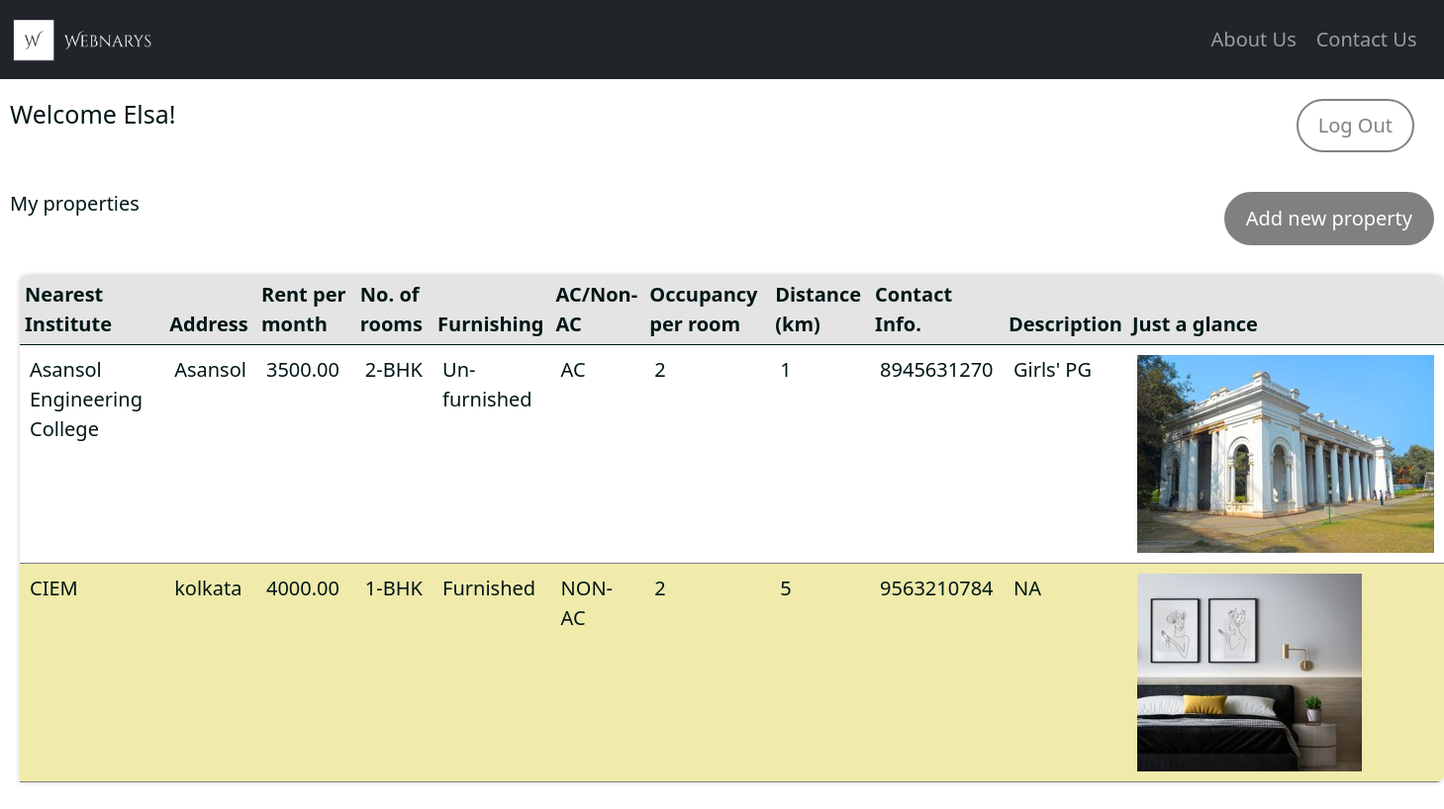
The page /listings/ (signed in) on the database its author committed.
### home/models.py (models this page shows, shortened)
class Vendor(models.Model):
    name = models.CharField(max_length=255)
    created_at = models.DateTimeField(auto_now_add=True)
    created_by = models.OneToOneField(User,related_name='vendor',on_delete=models.CASCADE)

class Property(models.Model):
    vendor=models.ForeignKey(Vendor,related_name='properties', on_delete=models.CASCADE)
    institute_name=models.CharField(max_length=255)
    address=models.CharField(max_length=255)
    rent=models.DecimalField(max_digits=10,decimal_places=2)
    date_added=models.DateTimeField(auto_now_add=True)
    air=(('AC',"AC"),('NON-AC',"NON-AC"))
    furnish=(('Furnished',"Furnished"),('Un-furnished',"Un-furnished"))
    room=(('1-BHK',"1-BHK"),('2-BHK',"2-BHK"),('3-BHK',"3-BHK"))
    rooms=models.CharField(max_length=10,choices=room,default="1-BHK")
    furnishing=models.CharField(max_length=15,choices=furnish,default="Un-furnished")
    conditioning=models.CharField(max_length=10,choices=air,default="NON-AC")
    image=models.ImageField(upload_to='uploads/',blank=True,null=True)
    thumbnail=models.ImageField(upload_to='uploads/',blank=True,null=True)
    description=models.TextField(max_length=100,help_text="Want to write more about your property?",default="NA")
    occupancy=models.IntegerField(default=0,help_text="Enter occupancy per room")
    phone=models.IntegerField(default=0)
    distance=models.IntegerField(default=0)
    class Meta:
        ordering=['-date_added']
    def get_thumbnail(self):
        if self.thumbnail:
            return self.thumbnail.url

### home/views.py (the view)
# urls.py: path('listings/', views.list_view, name='listings'),
def list_view(request):
    vendor=request.user.vendor
    properties=vendor.properties.all()
    return render(request,'listings.html',{'vendor':vendor, 'properties':properties})

### templates/listings.html (shortened to what this page needs)
{% extends 'base.html' %}
{%block body %}
<div class="listing-container">
    <header class="listing-head">
        <h1 class="title">
            Welcome {{vendor.name}}!
        </h1>
        <a href="{% url 'logout' %}" class=" local-btn sec-btn">Log Out</a>
    </header>
    <section class="item-listing-container">
        <div class="item-list-head">
            <h2 class='is-size-3 mb-4'>My properties</h2>
            <a href="{% url 'add'%}" class='local-btn'>
                Add new property
            </a>
        </div>
        {% if properties %}
        <table class='table is-fullwidth'>
            <thead>
                <tr>
                    <th>Nearest Institute</th>
                    <th>Address</th>
                    <th>Rent per month </th>
                    <th>No. of rooms</th>
                    <th>Furnishing</th>
                    <th>AC/Non-AC</th>
                    <th>Occupancy per room</th>
                    <th>Distance (km)</th>
                    <th>Contact Info.</th>
                    <th>Description</th>
                    <th>Just a glance</th>
                </tr>
            </thead>
            <tbody>
                {% for i in properties %}
                <tr>
                    <td>{{i.institute_name}}</td>
                    <td>{{i.address}}</td>
                    <td>{{i.rent}}</td>
                    <td>{{i.rooms}}</td>
                    <td>{{i.furnishing}}</td>
                    <td>{{i.conditioning}}</td>
                    <td>{{i.occupancy}}</td>
                    <td>{{i.distance}}</td>
                    <td>{{i.phone}}</td>
                    <td>{{i.description}}</td>
                    <td><img src="{{i.get_thumbnail}}"></td>
                </tr>
                {% endfor %}
            </tbody>
        </table>
        {%else%}
        <p>No properties to show yet...</p>
        {% endif %}
    </section>
</div>
{%endblock body%}

### templates/base.html (shortened to what this page needs)
<!doctype html>
<html lang="en">
<head>
  <link href="https://cdn.jsdelivr.net/npm/bootstrap@5.0.1/dist/css/bootstrap.min.css" rel="stylesheet"
>
  {% load static %}
  <link href="{% static 'style.css' %}" rel="stylesheet">
</head>
<body>
  <nav class="navbar navbar-expand-lg navbar-dark bg-dark">
    <div class="container-fluid">
      <a class="navbar-brand" href="/">
        <img src="../static/images/logo.png" alt="company-logo" height="50x" width="auto" />
      </a>
      <div class="collapse navbar-collapse" id="navbarSupportedContent">
        <ul class="navbar-nav me-auto mb-2 mb-lg-0">
          <li class="nav-item">
            <a class="nav-link" href="/about">About Us</a>
          </li>
          <li class="nav-item">
            <a class="nav-link" href="/contact">Contact Us</a>
          </li>
        </ul>
      </div>
    </div>
  </nav>
  {% block body %} {%endblock body%}
</body>
</html>

### static/style.css (style rules this page uses)
:root { --pri-font-color: #ffffff; --sec-font-color: #001616; --pri-background-color: #ffffff; --sec-background-color: #e4e4e4; --border-color: #808080; }
* { box-sizing: border-box; margin: 0; padding: 0; font-size: 2rem; color: var(--sec-font-color); }
html { font-size: 10px; font-family: "Montserrat", Arial, Helvetica, sans-serif; }
a { text-decoration: none; }
.local-btn { border-radius: 3rem; cursor: pointer; border: 0.2rem solid var(--border-color); color: var(--pri-font-color); background-color: var(--border-color); padding: 1rem 2rem; font-weight: 500; margin-right: 2rem; }
.sec-btn { background-color: var(--pri-background-color); color: var(--border-color); }
.navbar-expand-lg .navbar-nav { margin-left: auto; margin-right: 0; }
.navbar-collapse { margin: 1rem; max-width: fit-content; }
.nav-link { padding: 0.5rem; margin: 0.5rem; }
ul { display: none; }
.listing-container { display: flex; flex-direction: column; flex-wrap: wrap; flex: 1; }
.listing-head { display: flex; flex-direction: row; justify-content: space-between; flex-wrap: wrap; padding: 1rem; margin: 1rem 0rem; }
.item-listing-container { display: flex; flex-direction: column; flex-wrap: wrap; padding: 1rem; margin: 1rem 0rem; }
.item-list-head { display: flex; flex-direction: row; justify-content: space-between; }
.table { border-collapse: collapse; margin: 3rem 1rem; max-width: 100%; border-radius: 0.8rem 0.8rem 0.8rem 0rem; overflow: hidden; box-shadow: 0 0 0.5rem rgba(0, 0, 0, 0.2); }
.table thead tr { background-color: var(--sec-background-color); padding: 1rem 0rem; text-align: left; }
.table tbody td { text-align: left; }
.table tbody tr { border-bottom: 0.1rem solid var(--border-color); margin: 0.5rem 0rem; }
.table td { padding: 1rem; text-align: left; }
.table tbody tr:nth-of-type(even) { background-color: #f0ebab; }

### rows shown on the page
Vendor: name "Elsa"
Property: institute_name "Asansol Engineering College", address "Asansol", rent "3500.00", rooms "2-BHK", furnishing "Un-furnished", conditioning "AC", occupancy "2", distance "1", phone "8945631270", description "Girls' PG", get_thumbnail (picture)
Property: institute_name "CIEM", address "kolkata", rent "4000.00", rooms "1-BHK", furnishing "Furnished", conditioning "NON-AC", occupancy "2", distance "5", phone "9563210784", description "NA", get_thumbnail (picture)
